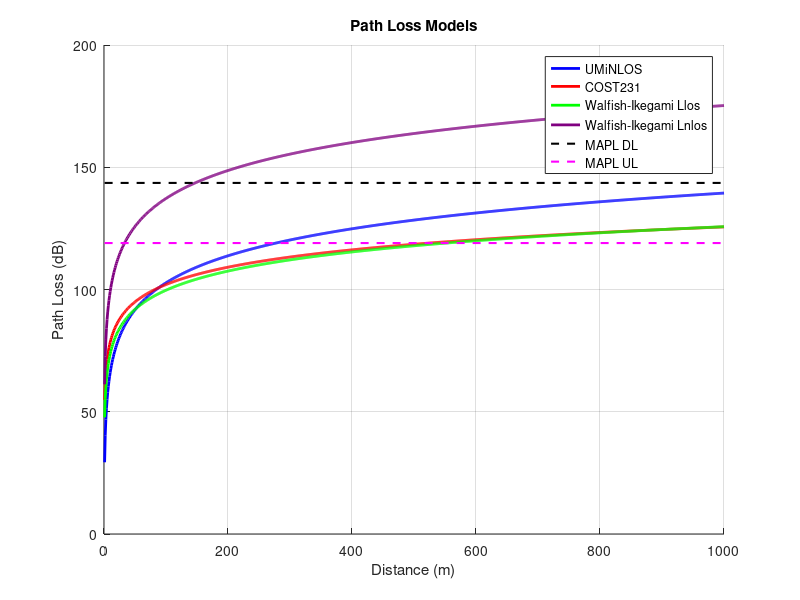

Write MATLAB code to recreate this figure.
key = true;
key1 = true;
hBS = 50;
hBuild = 30;
distances = 1:1000;
arr = zeros(size(distances));
arr2 = zeros(size(distances));
arr3 = zeros(size(distances));
arr4 = zeros(size(distances));
freq = 1.8 ; 
freq_UL = 10000000; 
freq_DL = 20000000; 
TxPowerBS = 46; 
TxPowerUE = 24; 
AntGainBS = 21; 
fi = 35;
IM = 6;
PenetrationM = 15; 
Q1 = 1; 
Q2 = 1; 
NoiseFigure1 = 2.4;
NoiseFigure2 = 6;
RequiredSINRDl = 2;
RequiredSINRUl = 4;
MIMOGain = 2;


ThermalNoise1 = -174 + 10 * log10(freq_DL); 
ThermalNoise2 = -174 + 10 * log10(freq_UL);
RxSensUE = NoiseFigure1 + ThermalNoise1 + RequiredSINRDl;
RxSensBS = NoiseFigure2 + ThermalNoise2 + RequiredSINRUl;
MAPL_DL = TxPowerBS + AntGainBS + MIMOGain - IM - PenetrationM - RxSensUE - Q1;
MAPL_UL = TxPowerUE + AntGainBS + MIMOGain - IM - PenetrationM - RxSensBS - Q2;

fprintf('Максимально допустимые потери сигнала для MAPL_UL: %.2f\n', MAPL_UL);
fprintf('Максимально допустимые потери сигнала для MAPL_DL: %.2f\n', MAPL_DL);

% Model 1
for i = 1:length(distances)
    path_long = i;
    PL = 26 * log10(freq) + 22.7 + 36.7 * log10(path_long);
    arr(i) = PL;
    if (PL > MAPL_UL && key1)
        R1 = i - 1;
        key1 = false;
        fprintf('Результат первой оценки бюджета канала (q1_1) для DL: %d\n', R1);
    end
end

% Model 2
key = true;
for i = 1:length(distances)
    path_long = i;
    a = 3.2 * (log10(11.75 * 4)^2) - 4.97;
    LClutter = -(2 * (log10(1800 / 28)^2) + 5.4); 
    s = 44.9 - 6.55 * log10(1800); 
    PL = 46.3 + 33.9 * log10(1800) - 13.82 * log10(150) - a + s * log10(path_long / 1000) + 3;
    arr2(i) = PL;
    if (PL > MAPL_UL && key)
        R = i - 1;
        key = false;
        fprintf('Результат первой оценки бюджета канала (q1_2) для UL: %d\n', R);
    end
end

% Model 3
for i = 1:length(distances)
    path_long = i;
    PL = 42.6 + 20 * log10(freq) + 26 * log10(path_long);
    arr3(i) = PL;
end

% Model 4
for i = 1:length(distances)
    path_long = i;
    L0 = 32.44 + 20 * log10(freq) + 20 * log10(path_long);
    
    if (fi < 35 && fi > 0)
        qoef = -10 + 0.354 * fi;
    elseif (fi < 55 && fi >= 35)
        qoef = 2.5 + 0.075 * fi;
    elseif (fi < 90 && fi >= 55)
        qoef = 4.0 - 0.114 * fi;
    end
    
    L2 = -16.9 - 10 * log10(20) + 10 * log10(freq) + 20 * log10(hBuild - 3) + qoef;
    
    if (hBS > hBuild)
        L1_1 = -18 * log10(1 + hBS - hBuild);
        kD = 18;
    elseif (hBS <= hBuild)
        L1_1 = 0;
        kD = 18 - 15 * ((hBS - hBuild) / hBuild);
    end
    
    if (hBS <= hBuild && path_long > 500)
        kA = 54 - 0.8 * (hBS - hBuild);
    elseif (hBS <= hBuild && path_long <= 500)
        kA = 54 - 0.8 * (hBS - hBuild) * path_long / 0.5;
    elseif (hBS > hBuild)
        kA = 54;
        kF = -4 + 0.7 * ((freq / 925) - 1); 
        L1 = L1_1 + kA + kD * log10(path_long) + kF * log10(freq) - 9 * log10(20);
    end
    
    if (L1 + L2 > 0)
        Llnos = L0 + L1 + L2;
    elseif (L1 + L2 <= 0)
        Llnos = L0;
    end
    
    arr4(i) = Llnos;
    
    if (PL > MAPL_UL && key1)
        R1 = i - 1;
        key1 = false;
        fprintf('Результат второй оценки бюджета канала (q1_1) для DL: %d\n', R1);
    end
end






figure;
hold on;
plot(distances, arr, 'linewidth', 2,'color', [0 0 1],  'DisplayName','UMiNLOS');
plot(distances, arr2, 'linewidth', 2, 'color', [1 0 0],'DisplayName', 'COST231');
plot(distances, arr3, 'linewidth', 2, 'color', [0 1 0],'DisplayName', 'Walfish-Ikegami Llos');
plot(distances, arr4, 'linewidth', 2, 'color', [0.5 0 0.5],'DisplayName', 'Walfish-Ikegami Lnlos');
plot([min(distances) max(distances)], [MAPL_DL MAPL_DL], '--k', 'linewidth', 1.5, 'DisplayName', 'MAPL DL');
plot([min(distances) max(distances)], [MAPL_UL MAPL_UL], '--m', 'linewidth', 1.5, 'DisplayName', 'MAPL UL');
xlabel('Distance (m)');
ylabel('Path Loss (dB)');
title('Path Loss Models');
legend;
grid on;
hold off;
